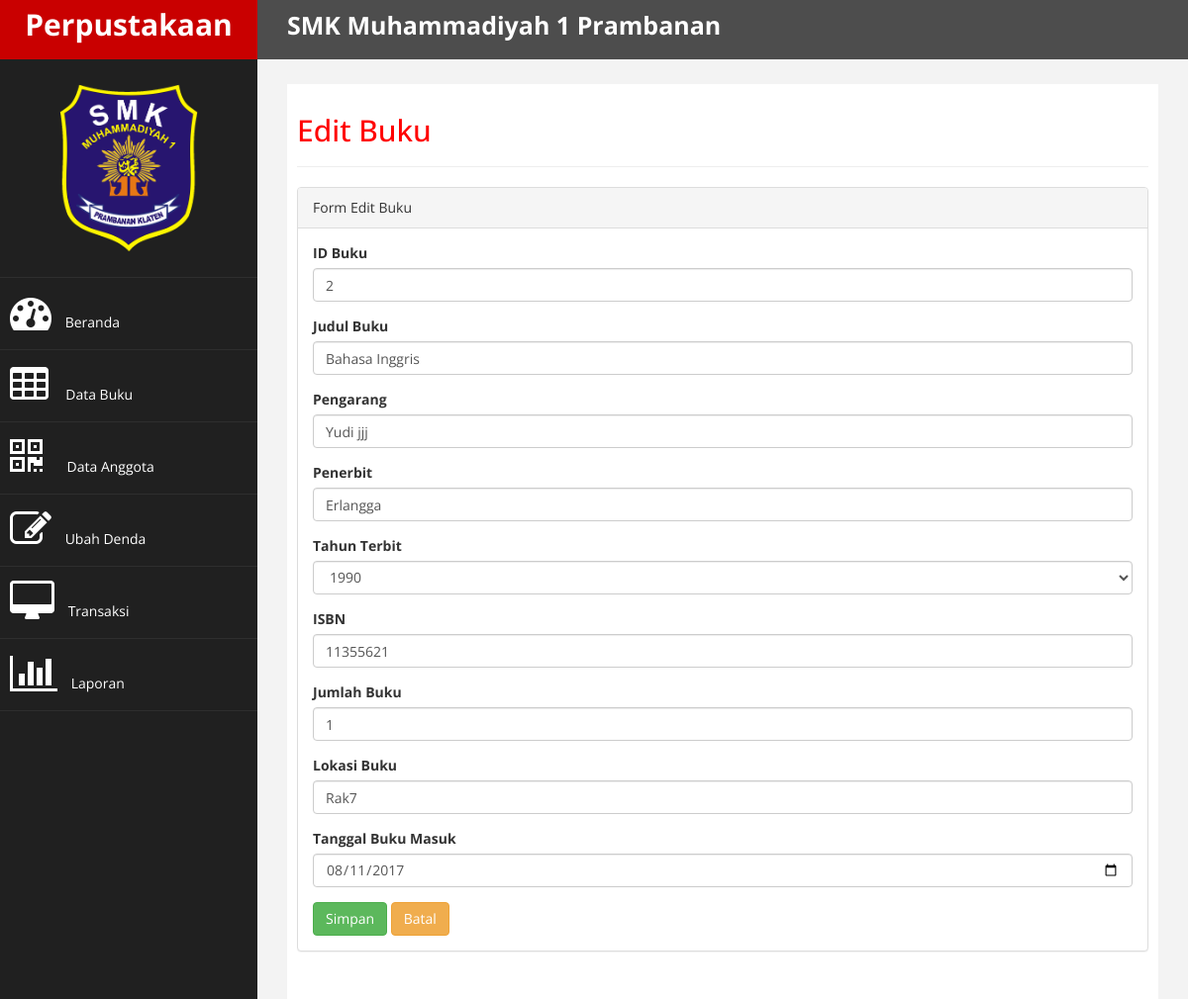
The page /index.php?act=edit_buku&id_buku=2 on the database its author committed.
### tables this page shows
CREATE TABLE `buku` (
  `id_buku` varchar(15) NOT NULL,
  `judul` varchar(200) NOT NULL,
  `pengarang` varchar(200) NOT NULL,
  `penerbit` varchar(200) NOT NULL,
  `tahun_terbit` varchar(4) NOT NULL,
  `isbn` varchar(25) NOT NULL,
  `jumlah_buku` int(3) NOT NULL,
  `lokasi` varchar(25) NOT NULL,
  `tgl_buku_masuk` date NOT NULL
);

### edit_buku.php (the view)
<?php
include('koneksi.php');
$id_buku = $_GET['id_buku'];
$query = mysqli_query($kon, "select * from buku where id_buku='$id_buku'") or die(mysqli_error());
$data = mysqli_fetch_array($query);
?>
<h2>Edit Buku</h2>
<hr>
<div class="panel panel-default">
<div class="panel-heading">
    Form Edit Buku
</div>
<div class="panel-body">
    <div class="row">
        <div class="col-md-12">
            <form action="proses_edit_buku.php" method="POST">
<div class="form-group">
    <label>ID Buku</label>
    <input class="form-control" name="id_buku" value="<?php echo $data['id_buku']; ?>" />
</div>
<div class="form-group">
    <label>Judul Buku</label>
    <input class="form-control" name="judul" value="<?php echo $data['judul']; ?>" />
</div>
<div class="form-group">
    <label>Pengarang</label>
    <input class="form-control" name="pengarang" value="<?php echo $data['pengarang']; ?>" />
</div>
<div class="form-group">
    <label>Penerbit</label>
    <input class="form-control" name="penerbit" value="<?php echo $data['penerbit']; ?>" />
</div>
<div class="form-group">
    <label>Tahun Terbit</label>
    <select class="form-control" name="tahun_terbit" value="<?php echo $data['tahun_terbit']; ?>" >
    <?php
        $tahun = date("Y");
        for ($i = $tahun - 29; $i <= $tahun; $i++){
            echo '
                <option value="'.$i.'">'.$i.'</option>
            ';
        }
        ?>
    </select>
</div>
<div class="form-group">
    <label>ISBN</label>
    <input class="form-control" name="isbn" value="<?php echo $data['isbn']; ?>" />
</div>
<div class="form-group">
    <label>Jumlah Buku</label>
    <input class="form-control" name="jumlah_buku" value="<?php echo $data['jumlah_buku']; ?>" />
</div>
<div class="form-group">
    <label>Lokasi Buku</label>
    <input class="form-control" name="lokasi" value="<?php echo $data['lokasi']; ?>" />
</div>
<div class="form-group">
    <label>Tanggal Buku Masuk</label>
    <input class="form-control" name="tgl_buku_masuk" type="date"  value="<?php echo $data['tgl_buku_masuk']; ?>" />
</div>
<div>
    <input type="submit" value="Simpan" name="simpan" class="btn btn-success">
    <input onclick="window.history.back()" type="reset" class="btn btn-warning" value="Batal">
</div>
</form>
</div>
</div>
</div>
</div>

### custom.csss.css (style rules this page uses)
body { font-family: 'Open Sans', sans-serif; }
h2 { color: #f00; }

### rows shown on the page
buku: id_buku "2", judul "Bahasa Inggris", pengarang "Yudi jjj", penerbit "Erlangga", tahun_terbit "1990", isbn "11355621", jumlah_buku "1", lokasi "Rak7", tgl_buku_masuk "08/11/2017"
